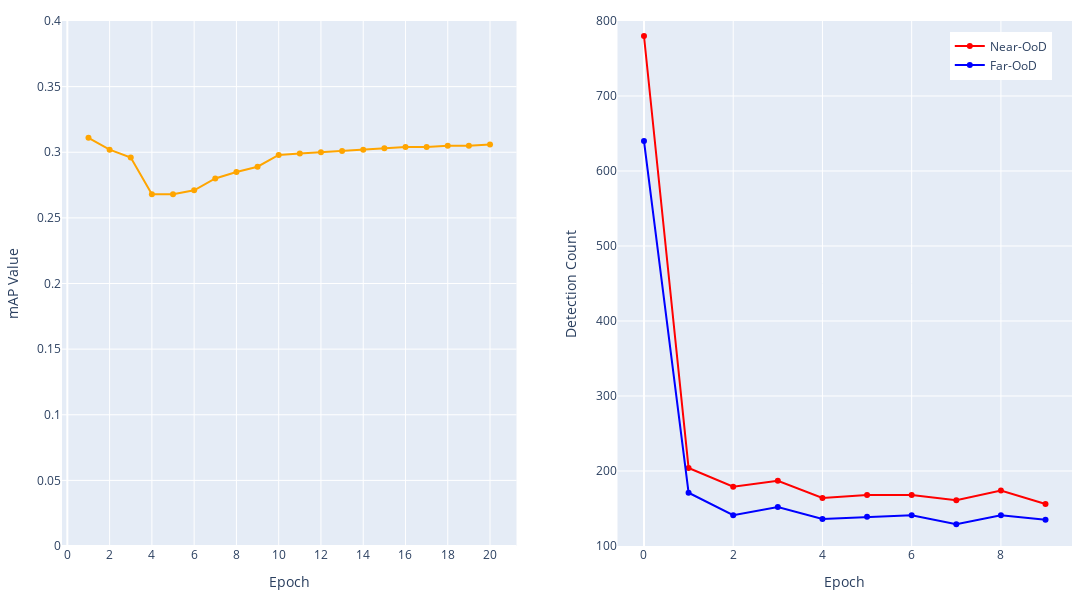

This figure's notebook cell:
### Code cell
204, 179, 187, 164, 168, 168, 161, 174, 156
[]
data_list = [
    {
        "x": [1, 2, 3, 4, 5, 6, 7, 8, 9, 10, 11, 12, 13, 14, 15, 16, 17, 18, 19, 20],
        "y": [0.311, 0.302, 0.296, 0.268, 0.268, 0.271, 0.28, 0.285, 0.289, 0.298, 0.299, 0.3, 0.301, 0.302, 0.303, 0.304, 0.304, 0.305, 0.305, 0.306],
        "label": "mAP Value"
    },
    {
        "x": [0, 1, 2, 3, 4, 5, 6, 7, 8, 9, 10, 11, 12, 13, 14, 15, 16, 17, 18, 19, 20],
        "y": [780, 204, 179, 187, 164, 168, 168, 161, 174, 156],
        "label": "Near-OoD"
    },
    {
        "x": [0, 1, 2, 3, 4, 5, 6, 7, 8, 9, 10, 11, 12, 13, 14, 15, 16, 17, 18, 19, 20],
        "y": [640, 171, 141, 152, 136, 139, 141, 129, 141, 135],
        "label": "Far-OoD"
    }
]

# Create and show the plot
fig = create_dual_plot(data_list, [100, 800])
fig.show()

### Figure 1 — Plotly figure (JSON) as saved in the notebook; plotly's stock layout.template omitted (floating-point values rounded to 4 significant figures)
{"data": [{"line": {"color": "orange"}, "mode": "lines+markers", "name": "mAP", "showlegend": false, "type": "scatter", "x": [1, 2, 3, 4, 5, 6, 7, 8, 9, 10, 11, 12, 13, 14, 15, 16, 17, 18, 19, 20], "xaxis": "x", "y": [0.311, 0.302, 0.296, 0.268, 0.268, 0.271, 0.28, 0.285, 0.289, 0.298, 0.299, 0.3, 0.301, 0.302, 0.303, 0.304, 0.304, 0.305, 0.305, 0.306], "yaxis": "y"}, {"line": {"color": "red"}, "mode": "lines+markers", "name": "Near-OoD", "type": "scatter", "x": [0, 1, 2, 3, 4, 5, 6, 7, 8, 9, 10, 11, 12, 13, 14, 15, 16, 17, 18, 19, 20], "xaxis": "x2", "y": [780, 204, 179, 187, 164, 168, 168, 161, 174, 156], "yaxis": "y2"}, {"line": {"color": "blue"}, "mode": "lines+markers", "name": "Far-OoD", "type": "scatter", "x": [0, 1, 2, 3, 4, 5, 6, 7, 8, 9, 10, 11, 12, 13, 14, 15, 16, 17, 18, 19, 20], "xaxis": "x2", "y": [640, 171, 141, 152, 136, 139, 141, 129, 141, 135], "yaxis": "y2"}], "layout": {"height": 600, "legend": {"x": 0.98, "xanchor": "right", "y": 0.98, "yanchor": "top"}, "margin": {"b": 20, "l": 20, "r": 20, "t": 20}, "showlegend": true, "width": 1200, "xaxis": {"anchor": "y", "domain": [0, 0.45], "dtick": 2, "tick0": 0, "tickmode": "linear", "title": {"text": "Epoch"}, "type": "linear"}, "xaxis2": {"anchor": "y2", "domain": [0.55, 1], "dtick": 2, "tick0": 0, "tickmode": "linear", "title": {"text": "Epoch"}, "type": "linear"}, "yaxis": {"anchor": "x", "domain": [0, 1], "dtick": 0.05, "range": [0, 0.4], "title": {"text": "mAP Value"}}, "yaxis2": {"anchor": "x2", "domain": [0, 1], "dtick": 100, "range": [100, 800], "title": {"text": "Detection Count"}}}}
